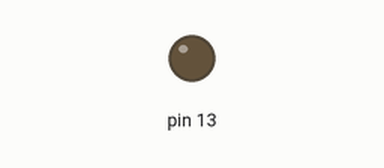
The sketch below on a simulated Arduino Uno, built with avr-gcc and run on an emulated ATmega328P. Parts: output pins drawn as LEDs (lit = HIGH).

Above: at 3.0 s.
At 7.5 s:
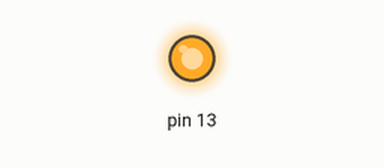
Timing chart, 0 to 11.7 s (numbered marks = the images above):
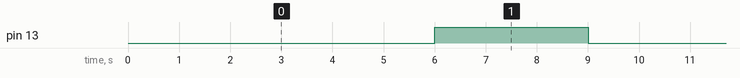

The sketch:

cool_wolt1__1_.ino
```cpp
void setup() {
  // initialize digital pin LED_BUILTIN as an output.
  pinMode(13, OUTPUT);
}

// the loop function runs over and over again forever
void loop() {
  digitalWrite(8, HIGH);   // turn the LED on (HIGH is the voltage level)
  delay(3000);                       // wait for a second
  digitalWrite(8, LOW);    // turn the LED off by making the voltage LOW
  digitalWrite(12,HIGH);
  delay(3000);
  digitalWrite(12,LOW);
  digitalWrite(13, HIGH);   // turn the LED on (HIGH is the voltage level)
  delay(3000);
  digitalWrite(13, LOW);    // turn the LED off by making the voltage LOW
}
```

Measured:
- by itself, pin 13: alternates HIGH for 3.0 s and LOW for 6.0 s
